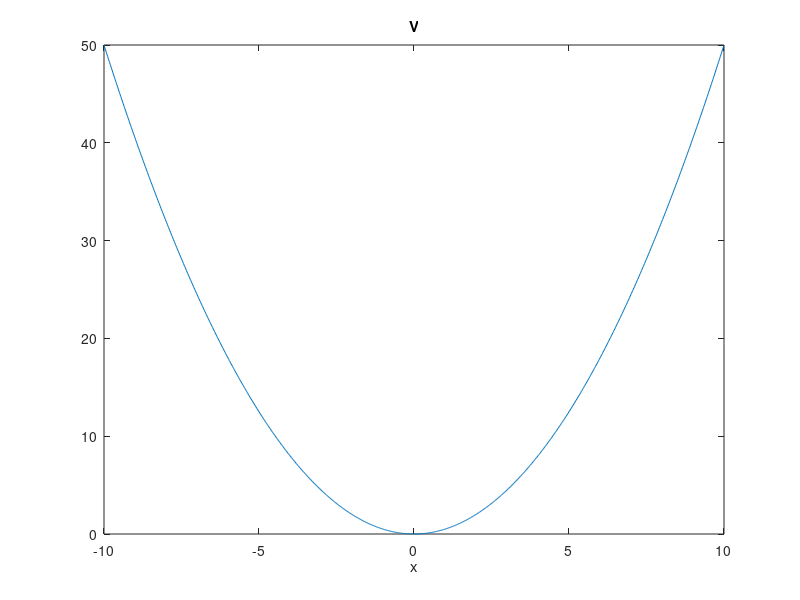

MATLAB code to generate this figure: (Note: this script raises an error after producing the figure.)
close all;
% =====  设置参数  ========
V = @(x) 0.5*x.*x; % 势能
mass = 1; % 质量
xmin = -10; xmid = 0; xmax = 10; % 端点和中点
Espan = [0.1, 10]; % 能量区间
Eresolution = 100; % 二分法区间数
NstepMin = 1000; % ode 解算器最少步数
% =======================

% 画势能曲线
x = linspace(xmin, xmax, 1000);
figure; plot(x, V(x));
xlabel x; title V;

[Eng, X, Psi] = bnd_shoot(V, xmin, xmid, xmax, mass, Espan, ....
    Eresolution, odeset('RelTol',1e-6, 'MaxStep',abs(xmax-xmin)/NstepMin),...
    true);
